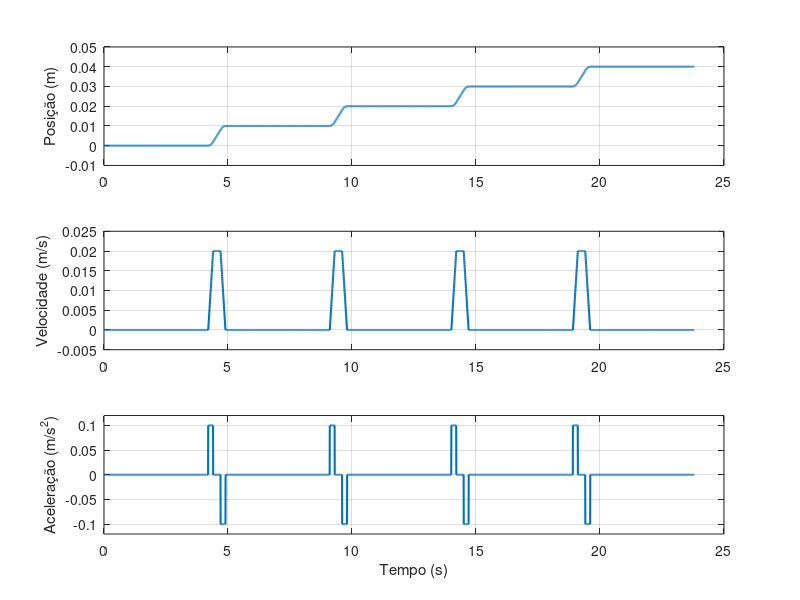

Recreate this plot in MATLAB.
clear; clc; close all;

p = [ 0.04 0 0;
     -0.04 0 0;
     -0.04 0.01 0;
      0.04 0.01 0;
      0.04 0.02 0;
     -0.04 0.02 0;
     -0.04 0.03 0;
      0.04 0.03 0;
      0.04 0.04 0;
     -0.04 0.04 0 ];

dxc = 0.02; ddxc = 0.1; tc = 0.2;

pps = 200;
tt = 0;

xd = [0 0 0];
dxd = [0 0 0];
ddxd = [0 0 0];

for i = 1:size(p,1)-1
    % Parâmetros
    q0 = p(i,:);
    qf = p(i+1,:);
    
    dq = norm(qf - q0);
    tf = tc + dq/dxc;
    
    t = linspace(0, tf, tf*pps);
    
    q   = zeros(length(t), length(q0));
    qd  = zeros(length(t), length(q0));
    qdd = zeros(length(t), length(q0));
    
    for k = 1:length(t)
        if t(k) < tc
            % Fase 1: aceleração
            q(k,:)   = q0 + sign(qf - q0) * 0.5*ddxc*t(k)^2;
            qd(k,:)  = sign(qf - q0) * ddxc*t(k);
            qdd(k,:) = sign(qf - q0) * ddxc;
    
        elseif t(k) < tf-tc
            % Fase 2: velocidade constante
            q(k,:)   = q0 + sign(qf - q0) * (0.5*ddxc*tc^2 + dxc*(t(k)-tc));
            qd(k,:)  = sign(qf - q0) * dxc;
            qdd(k,:) = 0;
    
        else
            % Fase 3: desaceleração
            q(k,:)   = qf - sign(qf - q0) * 0.5*ddxc*(tf - t(k))^2;
            qd(k,:)  = sign(qf - q0) * ddxc*(tf - t(k));
            qdd(k,:) = -sign(qf - q0) * ddxc;
        end
    end

    tt = tt + tf;
    xd = [xd; q];
    dxd = [dxd; qd];
    ddxd = [ddxd; qdd];

end

xd = xd(2:end-1, :);
dxd = dxd(2:end-1, :);
ddxd = ddxd(2:end-1, :);

tn = linspace(0, tt, tt*pps);

subplot(3,1,1);
plot(tn,xd(:,2), 'LineWidth', 1.5);
grid on;
ylabel('Posição (m)');
ylim([-0.01 0.05]);

subplot(3,1,2);
plot(tn,dxd(:,2), 'LineWidth', 1.5);
grid on;
ylabel('Velocidade (m/s)');
ylim([-0.005 0.025]);

subplot(3,1,3);
plot(tn,ddxd(:,2), 'LineWidth', 1.5);
grid on;
ylabel('Aceleração (m/s^2)');
ylim([-0.12 0.12]);

xlabel('Tempo (s)');

%subplot(3,2,2), plot(tn,xd(:,2)),  grid on 
%subplot(3,2,4), plot(tn,dxd(:,2)), grid on
%subplot(3,2,6), plot(tn,ddxd(:,2)),grid on
%xlabel('Em y')

